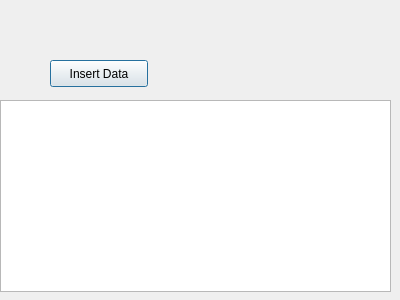
<?xml version="1.0" encoding="UTF-8"?>
<ui version="4.0">
 <class>Dialog</class>
 <widget class="QDialog" name="Dialog">
  <property name="geometry">
   <rect>
    <x>0</x>
    <y>0</y>
    <width>400</width>
    <height>300</height>
   </rect>
  </property>
  <property name="windowTitle">
   <string extracomment="Calendar by Jash.Liao">JL_calendar</string>
  </property>
  <widget class="QTableWidget" name="tableWidget">
   <property name="geometry">
    <rect>
     <x>0</x>
     <y>100</y>
     <width>391</width>
     <height>192</height>
    </rect>
   </property>
  </widget>
  <widget class="QPushButton" name="InsertButton">
   <property name="geometry">
    <rect>
     <x>50</x>
     <y>60</y>
     <width>98</width>
     <height>27</height>
    </rect>
   </property>
   <property name="text">
    <string>Insert Data</string>
   </property>
  </widget>
 </widget>
 <resources/>
 <connections>
  <connection>
   <sender>InsertButton</sender>
   <signal>clicked()</signal>
   <receiver>Dialog</receiver>
   <slot>slotInsertData()</slot>
   <hints>
    <hint type="sourcelabel">
     <x>98</x>
     <y>73</y>
    </hint>
    <hint type="destinationlabel">
     <x>199</x>
     <y>149</y>
    </hint>
   </hints>
  </connection>
  <connection>
   <sender>tableWidget</sender>
   <signal>cellClicked(int,int)</signal>
   <receiver>Dialog</receiver>
   <slot>slotSelectData(int,int)</slot>
   <hints>
    <hint type="sourcelabel">
     <x>195</x>
     <y>195</y>
    </hint>
    <hint type="destinationlabel">
     <x>199</x>
     <y>149</y>
    </hint>
   </hints>
  </connection>
 </connections>
 <slots>
  <slot>slotInsertData()</slot>
  <slot>slotSelectData(int,int)</slot>
 </slots>
</ui>
